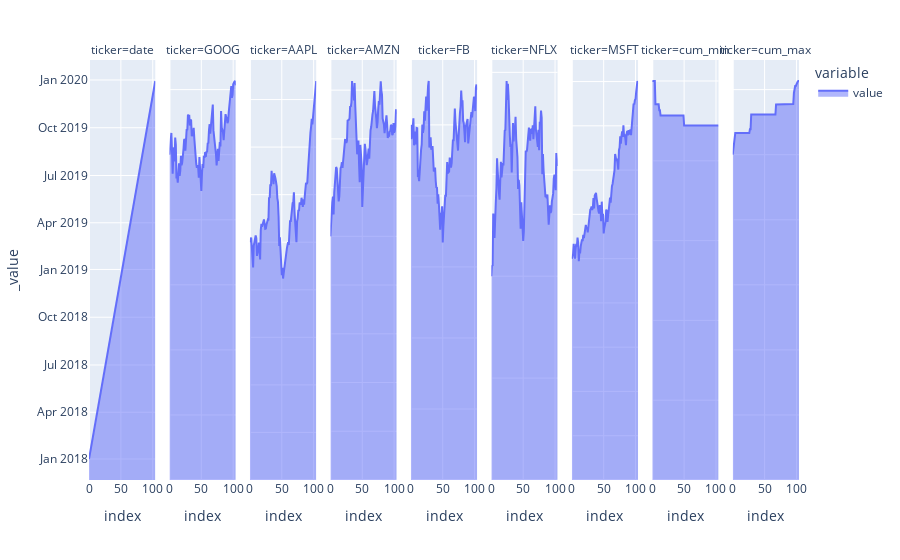

Notebook cell for this chart:
### Markdown cell above
<details>
    <summary> Hint 🔍 </summary>
    
A very similar example was shown in the lecture notebook.

Now might be a good time to remind yourself what `facet_col` can do!

</details>

### Code cell
px.area(df_melt, facet_col='ticker')
